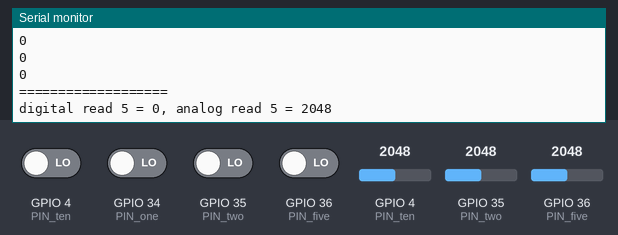
This sketch was run on a simulated ESP32. Shown: the last lines printed to the serial monitor. Inputs (shaded band) come from the test bench; at power-on: GPIO 4 (PIN_ten), GPIO 34 (PIN_one), GPIO 35 (PIN_two), GPIO 36 (PIN_five) LOW, GPIO 4 (PIN_ten) = 2048, GPIO 36 (PIN_five) = 2048, GPIO 35 (PIN_two) = 2048.

Above: at 1.2 s.
1.3 s: GPIO 4 (PIN_ten) set to 1960
2.8 s: GPIO 36 (PIN_five) set to 1960
At 3.6 s:
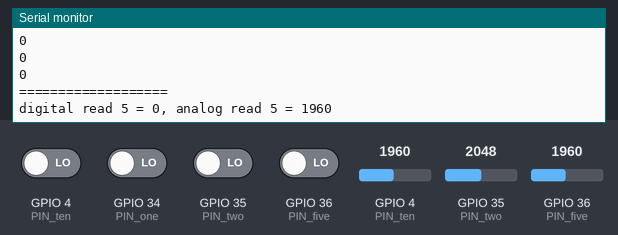
4.3 s: GPIO 4 (PIN_ten) driven HIGH
5.8 s: GPIO 36 (PIN_five) driven HIGH
At 6.9 s:
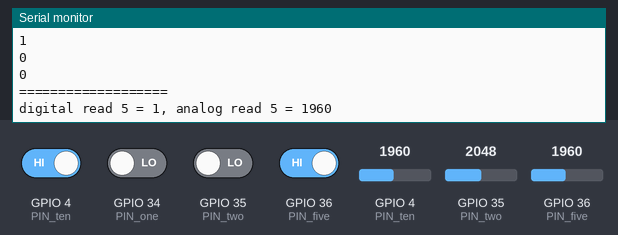
7.3 s: GPIO 36 (PIN_five) set to 2040
At 8.6 s:
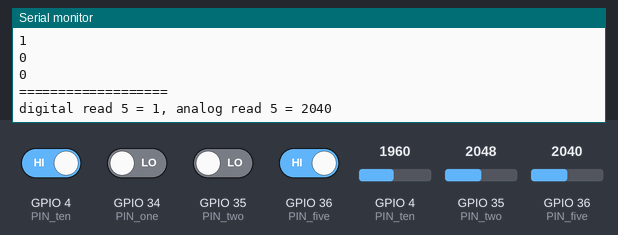
8.8 s: GPIO 36 (PIN_five) driven LOW
At 9.5 s:
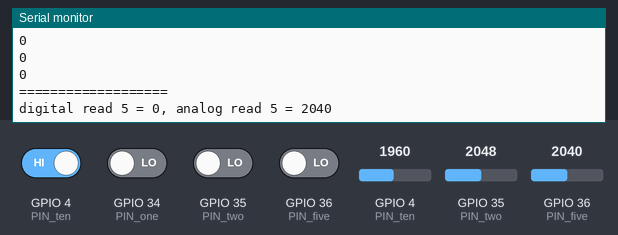
Timing chart, 0 to 11.3 s (numbered marks = the images above; inputs shaded):
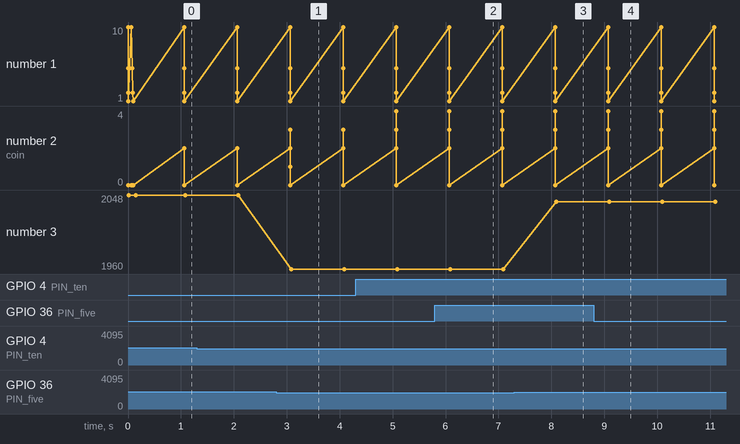

The sketch:

IRSensor.ino
```cpp
#define PIN_ten 4
#define PIN_five 36
#define PIN_two 35
#define PIN_one 34

int tenCoin;
int fiveCoin;
int twoCoin;
int oneCoin;

int deposit_state = 0;

// debug
int lastTime;
int prevTime = 1000;

int lastDepositTime;

void setup() {
  Serial.begin(9600);
  pinMode(PIN_ten, INPUT);
  pinMode(PIN_five, INPUT);
  pinMode(PIN_two, INPUT);
  pinMode(PIN_one, INPUT);
}

void loop() {
  if(millis() - lastDepositTime > 500)
  if(!deposit_state){
    if(analogRead(PIN_ten) > 2000){
      tenCoin++;
      deposit_state = 1;
      lastDepositTime = millis();
    }else if(analogRead(PIN_five) > 2000){
      fiveCoin++;
      deposit_state = 1;
      lastDepositTime = millis();
    }else if(analogRead(PIN_two) > 2000){
      twoCoin++;
      deposit_state = 1;
      lastDepositTime = millis();
    }else if(digitalRead(PIN_one)){
      oneCoin++;
      deposit_state = 1;
      lastDepositTime = millis();
    }
  }
  if(!digitalRead(PIN_ten) && !digitalRead(PIN_five) && !digitalRead(PIN_two) && !digitalRead(PIN_one)){
    deposit_state = 0;
  }
  if(millis() - lastTime > prevTime || lastTime == 0){
    lastTime = millis();
    Serial.print("10 coin = ");
    Serial.println(tenCoin);
    Serial.print("5 coin = ");
    Serial.println(fiveCoin);
    Serial.print("2 coin = ");
    Serial.println(twoCoin);
    Serial.print("1 coin = ");
    Serial.println(oneCoin);
    Serial.println(digitalRead(PIN_ten));
    Serial.println(digitalRead(PIN_five));
    Serial.println(digitalRead(PIN_two));
    Serial.println(digitalRead(PIN_one));

    // Serial.println("===================");
    // Serial.print("digital read 10 = ");
    // Serial.print(digitalRead(PIN_ten));
    // Serial.print(", analog read 10 = ");
    // Serial.println(analogRead(PIN_ten));

    Serial.println("===================");
    Serial.print("digital read 5 = ");
    Serial.print(digitalRead(PIN_five));
    Serial.print(", analog read 5 = ");
    Serial.println(analogRead(PIN_five));
  }
}
```

Measured:
- after the input at 2.8 s, the serial monitor: prints a new line after 0.27 s (image 1)
- after the input at 5.8 s, the serial monitor: prints a new line after 0.29 s (image 2)
- after the input at 7.3 s, the serial monitor: prints a new line after 0.79 s (image 3)
- after the input at 8.8 s, the serial monitor: prints a new line after 0.29 s (image 4)
- plotted number 3: 2048 → 1960 after the input at 2.8 s, 1960 → 2040 after the input at 7.3 s
